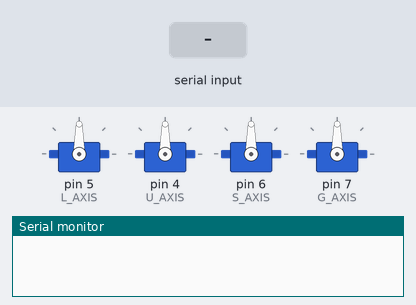
This sketch was run on a simulated Arduino Uno, built with avr-gcc and run on an emulated ATmega328P. Shown: 4 × servo, the last lines printed to the serial monitor. Inputs (shaded band) come from the test bench.

Above: at 1.3 s.
1.4 s: "L,45\n" received over Serial
At 2.6 s:
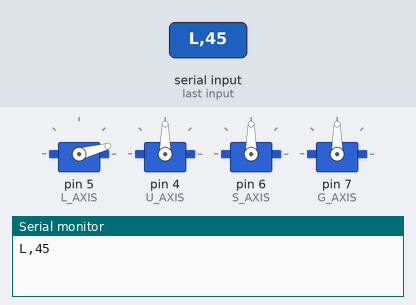
2.9 s: "U,45\n" received over Serial
At 3.9 s:
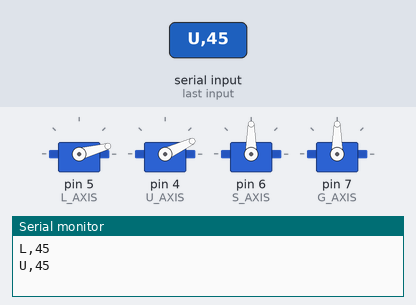
4.4 s: "L90\n" received over Serial
At 5.0 s:
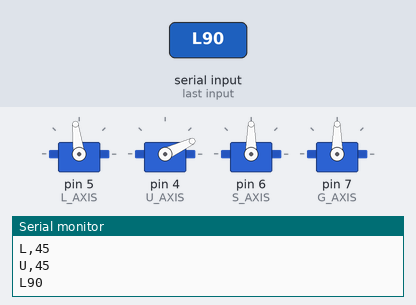
5.9 s: "S,45\n" received over Serial
At 6.2 s:
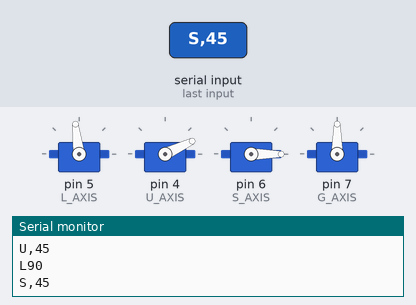
7.4 s: "U90\n" received over Serial
At 8.5 s:
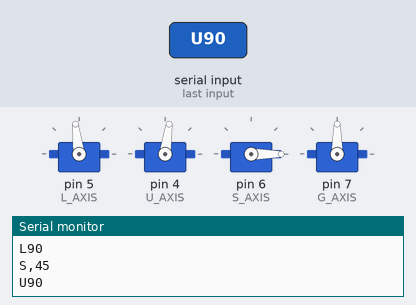
8.9 s: "G90\n" received over Serial
At 9.6 s:
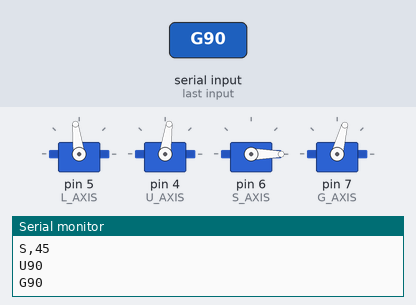
Timing chart, 0 to 11.4 s (numbered marks = the images above; inputs shaded):
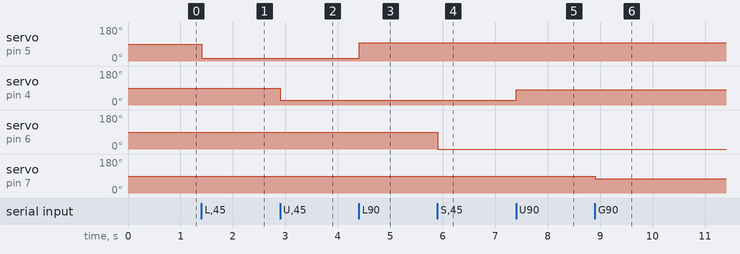

Measured:
- after the input at 1.4 s, servo on pin 5 (L_AXIS): 90° → 15° at once
- after the input at 2.9 s, servo on pin 4 (U_AXIS): 90° → 25° at once
- after the input at 4.4 s, servo on pin 5 (L_AXIS): 15° → 97° at once
- after the input at 5.9 s, servo on pin 6 (S_AXIS): 90° → 0° at once
- after the input at 7.4 s, servo on pin 4 (U_AXIS): 25° → 82° at once
- after the input at 8.9 s, servo on pin 7 (G_AXIS): 90° → 75° at once

The sketch:

robotarm.ino
```cpp
/**
 * Detta är ett exempel på att styra en robot arm med en simpel arduino i 4 axlar
 * Tar emot info via serial
 *
 *
 * protokoll: L fram back, U=upp-ned, S=vrid sida, G = grip
 * värden kan vara mellan 0-180, 90 mittläge
 *
 * För att stätta i mittläget
 * L90\n
 * U90\n
 * S90\n
 * G90\n
 *
 * sänder maximal 20bytes för att styra alla axlarna.
 * Koden avgränsar på newline '\n' måste ta emot ett helt komplett meddelande annars ändrar den inte värde.
 */

 #include <Servo.h>

const int L_AXIS = PD5,
          U_AXIS = PD4,
          S_AXIS = PD6,
          G_AXIS = PD7;

Servo servoL, servoU, servoS, servoG;


// koden i denna funktion startar serie kommunikationen med värddatorn
// samt startar servodrivarna
// körs endast 1 gång
void setup() {

  Serial.begin(9600);//38400);//115200);
  delay(100); // pausa 100ms för att sätta upp denna.

  // starta servodrivarna
  servoL.attach(L_AXIS);
  servoU.attach(U_AXIS);
  servoS.attach(S_AXIS);
  servoG.attach(G_AXIS);

  // sätt i mittläget
  servoL.write(90);
  servoU.write(90);
  servoS.write(90);
  servoG.write(90);
}


// det är i denna som vår evighetsloop finns.
void loop() {
  // vänta på ett meddelande som avslutas med ny rad
  String msg = Serial.readStringUntil('\n');
  // kolla så att meddelandet innehåller ett värde
  if (msg.length() > 1) {
    int vlu = msg.substring(1).toInt(); // läs allt efter först byten upp till newline
    // om det är L skall vi ändra på Fram-Back axeln
    if (msg[0] == 'L')
      servoL.write(map(vlu, 0, 180, 15, 180));
    // om det är U skall vi ändra på Upp-Ned
    else if (msg[0] == 'U')
      servoU.write(map(vlu, 0, 180, 25, 140));
    // om det är S skall vi ändra på sida(vridning)
    else if (msg[0] == 'S')
      servoS.write(map(vlu, 0, 180, 0, 180));
    // eller gripklon
    else if (msg[0] == 'G')
      servoG.write(map(vlu, 0, 180, 10, 140));

    // om vi inte har blivit uppsnappade här så släpper vi meddelandet.
    // om börjar om väntan i nästa loop.
    Serial.println(msg);
  }
}
```
